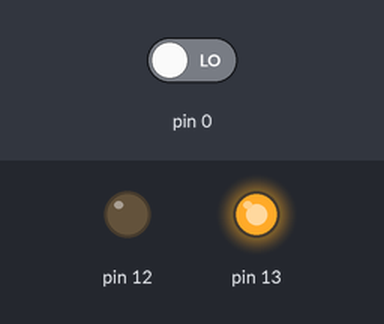
Simulated run of this sketch. Board: Arduino Uno, built with avr-gcc and run on an emulated ATmega328P. Parts: output pins drawn as LEDs (lit = HIGH). Inputs (shaded band) come from the test bench; at power-on: pin 0 LOW.

Above: at 1.5 s.
At 4.5 s:
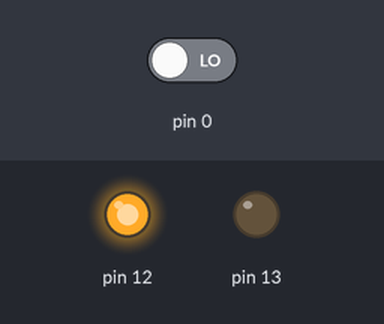
Timing chart, 0 to 7.8 s (numbered marks = the images above):
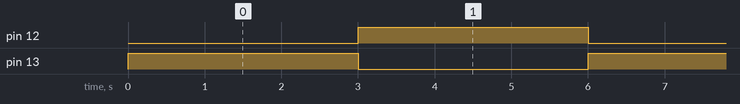

Measured:
- by itself, pin 12, pin 13: alternates HIGH for 3.0 s and LOW for 3.0 s

The sketch:

sketch_oct27a.ino
```cpp
void setup() {
  // put your setup code here, to run once:
pinMode(13,OUTPUT);
pinMode(12,OUTPUT);
pinMode(8,INPUT_PULLUP);
}

void loop() {
  // put your main code here, to run repeatedly:

int value=digitalRead(0);


if(digitalRead(0)==HIGH)
{
  digitalWrite(13, HIGH);
}
else
{
  digitalWrite(12, LOW);
}
digitalWrite(13,HIGH);
digitalWrite(12,LOW);
delay(3000);
digitalWrite(13,LOW);
digitalWrite(12,HIGH);
delay(3000);

}
```
